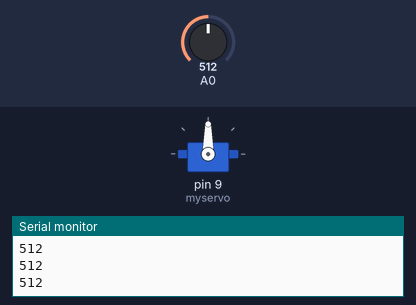
The sketch below on a simulated Arduino Uno, built with avr-gcc and run on an emulated ATmega328P. Shown: servo, the last lines printed to the serial monitor. Inputs (shaded band) come from the test bench; at power-on: A0 = 512.

Above: at 1.2 s.
1.3 s: A0 set to 317
2.8 s: A0 set to 291
At 4.0 s:
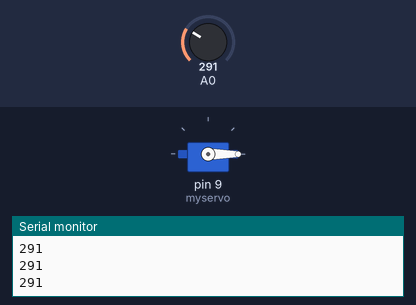
4.3 s: A0 set to 785
5.8 s: A0 set to 813
At 6.6 s:
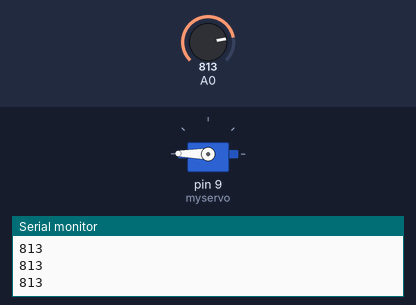
7.3 s: A0 set to 290
At 7.9 s:
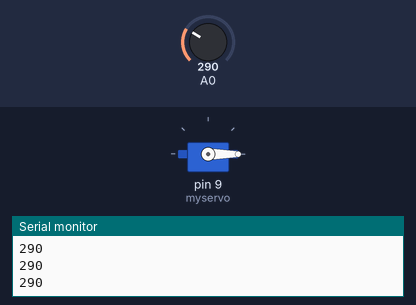
8.9 s: A0 set to 810
At 10.4 s:
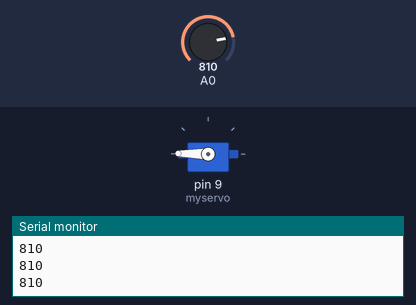
Timing chart, 0 to 11.5 s (numbered marks = the images above; inputs shaded):
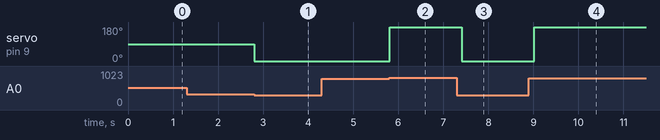

Measured:
- the behaviour switches between 300 and 299 on A0 (found by bisection; images 0 and 1)
- the behaviour switches between 800 and 801 on A0 (found by bisection; images 1 and 2)
- after the input at 2.8 s, servo on pin 9 (myservo): 90° → 0° at once
- after the input at 5.8 s, servo on pin 9 (myservo): 0° → 179° at once
- after the input at 7.3 s, servo on pin 9 (myservo): 179° → 0° after 0.11 s
- after the input at 8.9 s, servo on pin 9 (myservo): 0° → 179° after 0.12 s

The sketch:

Blinds.ino
```cpp
#include <Servo.h>
#include <IRremote.h>

// Blinds closed is 250
// Blinds open is 850

Servo myservo;
int val;
int recvPin = 11;

IRrecv irrecv(recvPin);
decode_results results;

void setup() {
  // put your setup code here, to run once:
  Serial.begin(9600);
  myservo.attach(9);
  irrecv.enableIRIn(); // Start the receiver
}

void loop() {
  if (irrecv.decode(&results)) {
    Serial.println(results.value, HEX);
    irrecv.resume(); // Receive the next value
  }

  val = analogRead(0);
  Serial.println(val);
  if(val > 800) {
     blindsClosed();
  }

  if (val < 300) {
     blindsOpen();
  }

  //val = map(val,250,850,0,179);
  //myservo.write(val);
  delay(200);
}

void blindsClosed (){
  myservo.write(179);
}

void blindsOpen (){
  myservo.write(0);
}
```
